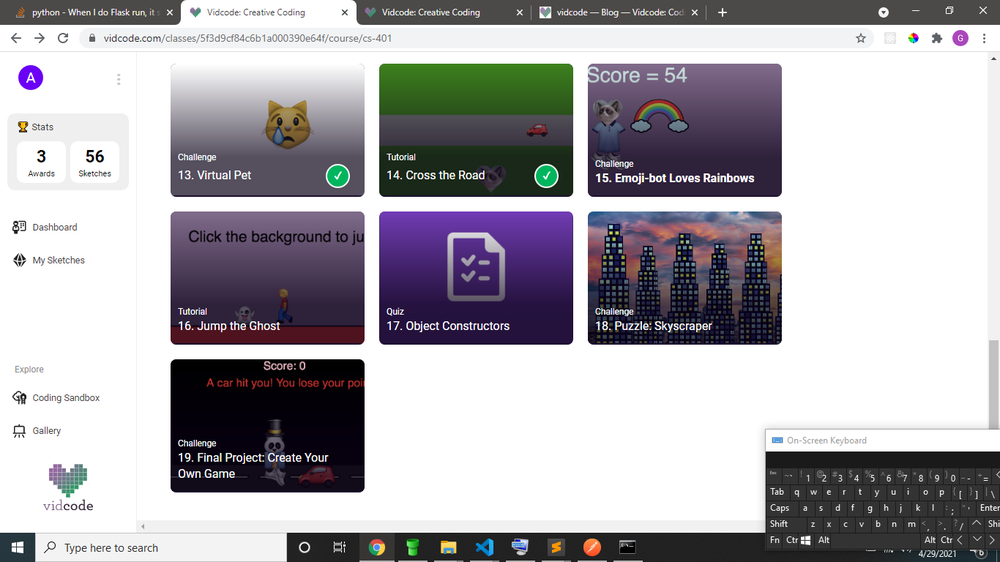
#> input picture Untitled.png, 1000 x 562 px, shrunk from 1366 x 768 before the run
$ python Rotating.py
#> lines starting #> are read from the running program, lines starting #| are printed output that depends on the picture
import cv2
import numpy as np

FILE_NAME = 'Untitled.png'

try:
	img = cv2.imread(FILE_NAME)
#> img is the input picture: shape (562, 1000, 3); mean B, G, R 175.8, 170.6, 173.1
	(rows, cols) = img.shape[:2]
#> rows = 562; cols = 1000

	M = cv2.getRotationMatrix2D((cols/2, rows/2), 45, 1)
	res = cv2.warpAffine(img, M, (cols, rows))
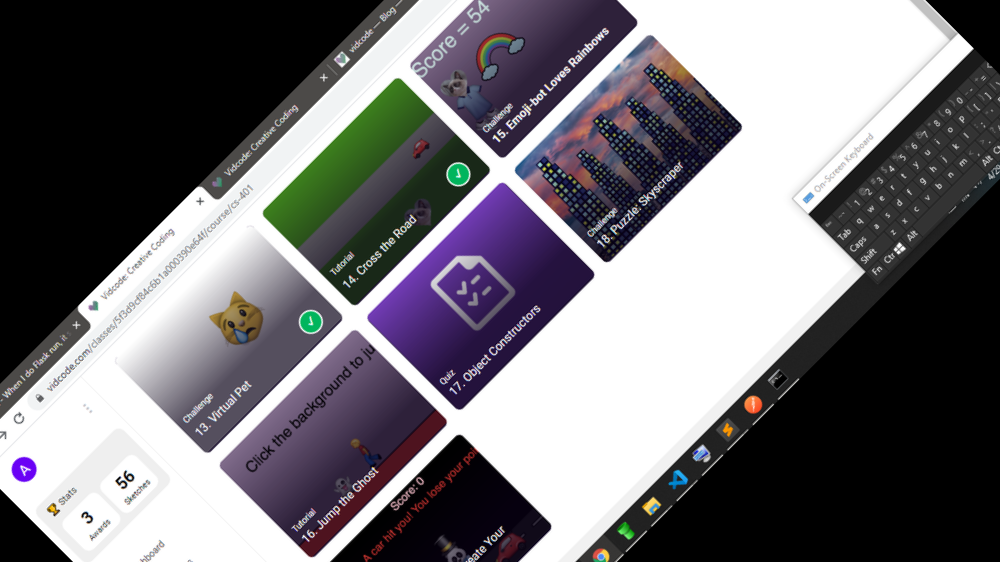
#> res: shape (562, 1000, 3); mean B, G, R 118.7, 113.9, 116.3

	cv2.imwrite('result.png', res)

except IOError:
	print('Error while reading files!!')
